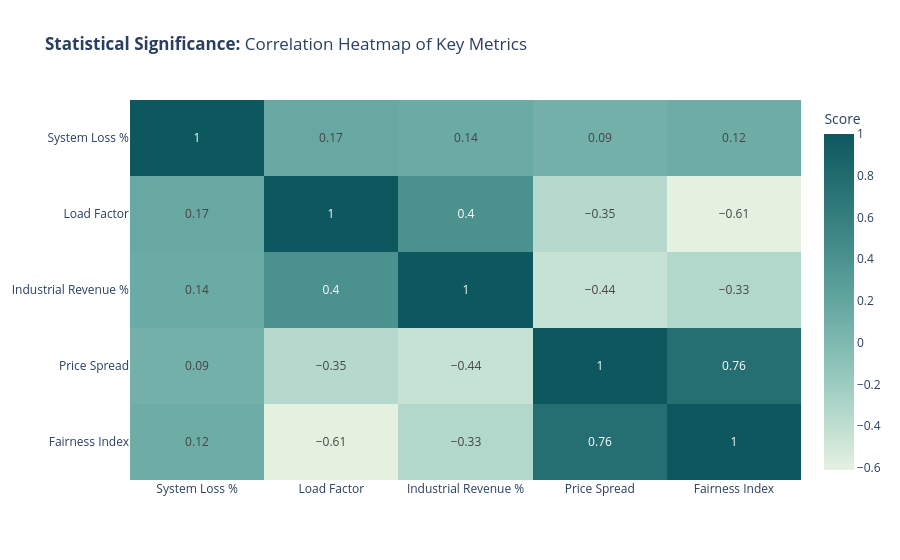

Notebook source saved alongside this figure:
### Code cell
# Key metrics: System Loss %, Load Factor', Industrial Revenue %, Price Spread, FairnessIndex
heatmap = plot_util.get_key_metrics_corr_matrix(ny_df)

heatmap.show()

### Figure 1 — Plotly figure (JSON) as saved in the notebook; plotly's stock layout.template omitted (floating-point values rounded to 4 significant figures)
{"data": [{"coloraxis": "coloraxis", "hovertemplate": "x: %{x}<br>y: %{y}<br>Score: %{z}<extra></extra>", "name": "0", "texttemplate": "%{z}", "type": "heatmap", "x": ["System Loss %", "Load Factor", "Industrial Revenue %", "Price Spread", "Fairness Index"], "xaxis": "x", "y": ["System Loss %", "Load Factor", "Industrial Revenue %", "Price Spread", "Fairness Index"], "yaxis": "y", "z": [[1.0, 0.17, 0.14, 0.09, 0.12], [0.17, 1.0, 0.4, -0.35, -0.61], [0.14, 0.4, 1.0, -0.44, -0.33], [0.09, -0.35, -0.44, 1.0, 0.76], [0.12, -0.61, -0.33, 0.76, 1.0]]}], "layout": {"coloraxis": {"colorbar": {"title": {"text": "Score"}}, "colorscale": [[0, "rgb(228, 241, 225)"], [0.1667, "rgb(180, 217, 204)"], [0.3333, "rgb(137, 192, 182)"], [0.5, "rgb(99, 166, 160)"], [0.6667, "rgb(68, 140, 138)"], [0.8333, "rgb(40, 114, 116)"], [1, "rgb(13, 88, 95)"]]}, "title": {"text": "<b>Statistical Significance:</b> Correlation Heatmap of Key Metrics"}, "xaxis": {"anchor": "y", "domain": [0, 1]}, "yaxis": {"anchor": "x", "autorange": "reversed", "domain": [0, 1]}}}
